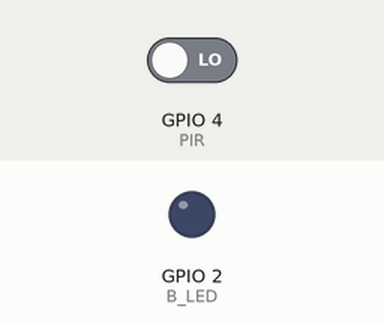
This sketch was run on a simulated ESP8266 (NodeMCU). Parts: output pins drawn as LEDs (lit = HIGH). The inputs (shaded band) are chosen by the test bench; at power-on: GPIO 4 (PIR) LOW. WiFi joins after 1.5 s; servers stay silent unless stated; network time is answered at once with the bench clock; uploads are accepted with an empty reply; the local clock reads 2024-03-15 10:24:30 at power-on unless the sketch sets it; what the sketch prints to the serial monitor is not drawn.

Above: at 1.6 s.
At 2.3 s:
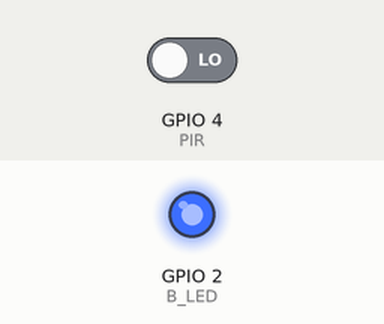
Timing chart, 0 to 3.8 s (numbered marks = the images above):
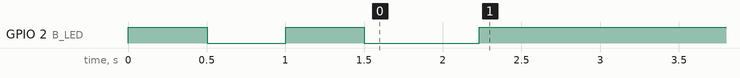

The sketch:

SpideyBot2_0.ino
```cpp
#include <NTPClient.h>
#include <ESP8266WiFi.h>
#include <ESP8266HTTPClient.h>
#include <WiFiClientSecure.h>
#include <WiFiUdp.h>

//#define SSID  "WPI Sailbot"
//#define PASS   "YJKFMP6B8D"
//#define WEBHOOK "https://discord.com/api/webhooks/1057187391338729502/Ouv3SCZVQcniGfEuoDIc8ryEyzVlT--8vy5JdpkK2KpTGojrpdZgwd1Ugj2twUTDYaTP"

#define SSID "Verizon_NRLT97"
#define PASS "creed4-pod-dna"
#define WEBHOOK "https://discordapp.com/api/webhooks/1057796742545944677/DS4RZJDaAtrRw6LJQ5V0F5i3x0Zv4FSUscBg0w4_bfLB1Z95mtjWK9KOIantbvD--Sii"

#define TTS "false"
#define B_LED 2
#define PIR 4

WiFiClientSecure client;
HTTPClient https;
WiFiUDP ntpUDP;
NTPClient timeClient(ntpUDP, "north-america.pool.ntp.org", -4*60*60, 6000);

bool last_pir = false;

void setup() {
  pinMode(B_LED, OUTPUT);
  pinMode(PIR, INPUT);
  timeClient.begin();
  connectWIFI();
  setupDiscord();
  Serial.begin(9600);
}

void loop() {
  timeClient.update(); //TODO: update less frequently
  if (!client.connected()) https.begin(client, WEBHOOK);

  bool pir = digitalRead(PIR);
  digitalWrite(B_LED, !pir);
  Serial.println(pir);
  if(pir && !last_pir) sendDiscord("Movement Detected: " + timeClient.getFormattedTime());
  last_pir = pir;
}


//#############
//## HELPERS ##
//#############
void connectWIFI() {
  WiFi.begin(SSID, PASS);
  WiFi.mode(WIFI_STA);
  while (WiFi.status() != WL_CONNECTED){
    digitalWrite(B_LED, HIGH);
    delay(500);
    digitalWrite(B_LED, LOW);
    delay(500);
  }
  WiFi.setAutoReconnect(true);
  WiFi.persistent(true);
}

void setupDiscord(){
  timeClient.update();
  client.setInsecure();
  https.begin(client, WEBHOOK);
  sendDiscord("Alarm Connected: " + timeClient.getFormattedTime());
}

//https://www.instructables.com/Send-a-Message-on-Discord-Using-Esp32-Arduino-MKR1/
//https://github.com/maditnerd/discord_test/blob/master/discord_test_esp8266/discord.h
void sendDiscord(String content){
  https.addHeader("Content-Type", "application/json");
  int httpCode = https.POST("{\"content\":\"" + content + "\",\"tts\":" + TTS + "}");
}
```

Measured:
- by itself, GPIO 2 (B_LED): HIGH → LOW at 0.50 s, → HIGH 0.50 s later, → LOW 0.50 s later, → HIGH 0.73 s later
